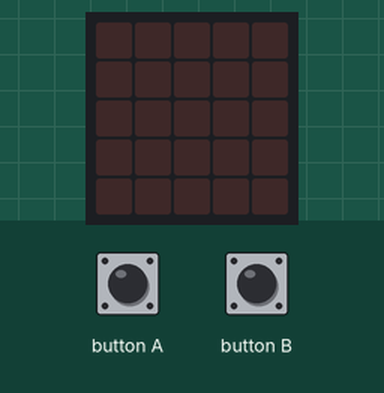
Simulated run of this program. Board: BBC micro:bit (MakeCode). On the bench: the board's 5×5 LED display. Inputs (shaded band) come from the test bench.

Above: at 1.2 s.
1.3 s: button A pressed for 0.15 s
At 2.1 s:
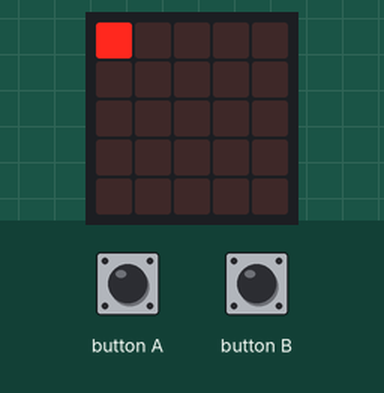
2.9 s: button B pressed for 0.15 s
At 4.2 s:
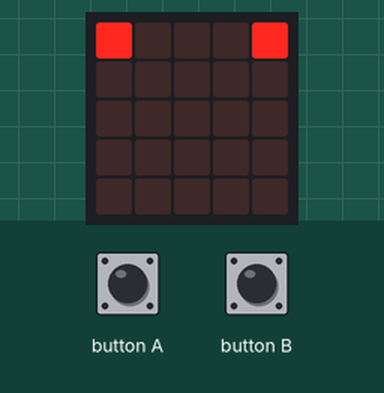
4.5 s: button A pressed for 0.15 s
At 5.7 s:
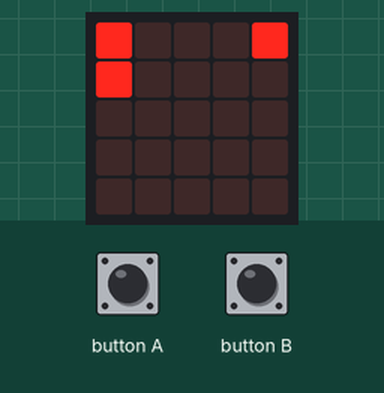
6.1 s: button B pressed for 0.15 s
At 6.9 s:
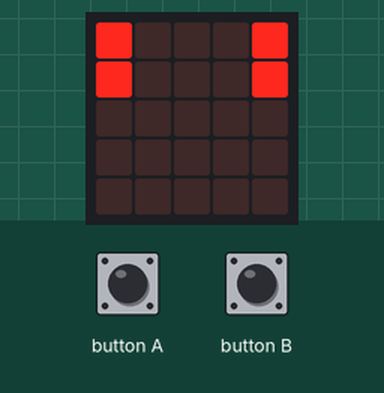
7.7 s: button A pressed for 0.15 s
At 8.1 s:
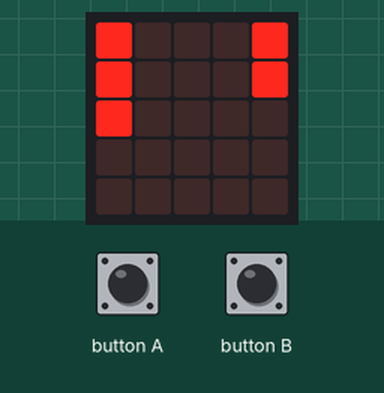
9.3 s: button B pressed for 0.15 s
At 10.6 s:
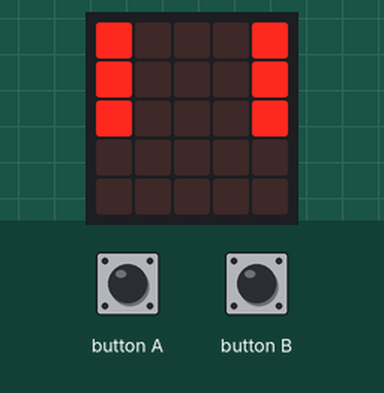
Timing chart, 0 to 11.9 s (numbered marks = the images above; inputs shaded):
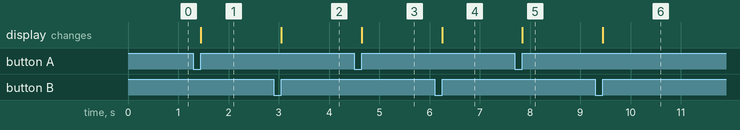

Measured:
- after the input at 1.3 s, the display: changes after 0.15 s (image 1)
- after the input at 2.9 s, the display: changes after 0.15 s (image 2)
- after the input at 4.5 s, the display: changes after 0.15 s (image 3)
- after the input at 6.1 s, the display: changes after 0.15 s (image 4)
- after the input at 7.7 s, the display: changes after 0.15 s (image 5)
- after the input at 9.3 s, the display: changes after 0.15 s (image 6)

The program:

main.ts
```typescript
let a = 0
let b = 0
input.onButtonPressed(Button.A, function () {
    a += 1
    if (a > 5) {
        a = 0
        led.unplot(0, 0)
        led.unplot(0, 1)
        led.unplot(0, 2)
        led.unplot(0, 3)
        led.unplot(0, 4)
    } else {
        for (let index = 0; index <= a - 1; index++) {
            led.plot(0, index)
        }
    }
})
input.onButtonPressed(Button.B, function () {
    b += 1
    if (b > 5) {
        b = 0
        led.unplot(4, 0)
        led.unplot(4, 1)
        led.unplot(4, 2)
        led.unplot(4, 3)
        led.unplot(4, 4)
    } else {
        for (let index = 0; index <= b - 1; index++) {
            led.plot(4, index)
        }
    }
})
```

test.ts
```typescript
// ide kerülnek a tesztek; a rendszer ezt nem kompilálja, ha a csomagot bővítményként használják.
```
